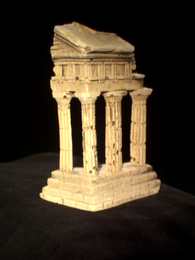
%> input picture exercise6/data/im1.png, 195 x 260 px, shrunk from 480 x 640 before the run
$ octave task3.m   (GNU Octave 9; MATLAB toolbox functions it lacks are replaced by stand-ins)
%> lines starting %> are read from the running program, lines starting %| are printed output that depends on the picture
### exercise6/matlab/eight_point.m
function F = eight_point(uv1, uv2)
    % Given n >= 8 point matches, (u1 v1) <-> (u2 v2), compute the
    % fundamental matrix F that satisfies the equations
    %
    %     (u2 v2 1)^T * F * (u1 v1 1) = 0
    %
    % Args:
    %     uv1: (n x 2 array) Pixel coordinates in image 1.
    %     uv2: (n x 2 array) Pixel coordinates in image 2.
    %
    % Returns:
    %     F:   (3 x 3 matrix) Fundamental matrix mapping points in image 1
    %          to lines in image 2.
    %
    % See HZ Ch. 11.2: The normalized 8-point algorithm (p.281).

    % todo: Compute Fx
    [uv1_n, T1] = normalize_points(uv1);
    [uv2_n, T2] = normalize_points(uv2);
    n = size(uv1,1);
    A = zeros([n, 9]);
    for i=1:n
        A(i, :) = [uv2_n(i,1)*uv1_n(i,1) uv2_n(i,1)*uv1_n(i,2) uv2_n(i,1) uv2_n(i,2)*uv1_n(i,1) uv2_n(i,2)*uv1_n(i,2) uv2_n(i,2) uv1_n(i,1) uv1_n(i,2) 1];
    end
    [~,~,V] = svd(A);
    f = V(:,9);
    F = reshape(f, [3,3])';
    %F = zeros([3,3]);
    F = closest_fundamental_matrix(F);
    F = T2'*F*T1;
end

%One finds least square solution (not unique) because rank is not exactly 8
function F = closest_fundamental_matrix(F)
    % Computes the closest fundamental matrix in the sense of the
    % Frobenius norm. See HZ, Ch. 11.1.1 (p.280).
    [U,S,V] = svd(F);
    F = U*diag([S(1,1), S(2,2), 0])*V';
    % todo: Compute closest matrix
end

### exercise6/matlab/choose_solution.m
function [R,t] = choose_solution(uv1, uv2, K1, K2, Rts)
    % Chooses among the rotation and translation solutions Rts
    % the one which gives the most points in front of both cameras.

    % todo: Choose the correct solution
    num_visible = zeros(1,size(Rts,3));
    for i=1:size(Rts, 3)
        R = Rts(1:3,1:3,i);
        t = Rts(1:3,4,i);
        [P1,P2] = camera_matrices(K1, K2, R, t);
        for j=1:size(uv1,1)
            X1 = linear_triangulation(uv1(j,:), uv2(j,:), P1, P2);
            X2 = R*X1 + t;
            if X1(3) > 0 && X2(3) > 0
                num_visible(i) = num_visible(i) + 1;
            end
        end
    end
    [N,i] = max(num_visible);
    fprintf('Choosing solution %d (%d points visible).\n', i, N);
    R = Rts(1:3,1:3,i);
    t = Rts(1:3,4,i);
end

### exercise6/matlab/epipolar_match.m
function uv2 = epipolar_match(I1, I2, F, uv1)
    % For each point in uv1, finds the matching point in image 2 by
    % an epipolar line search.
    %
    % Args:
    %     I1:  (H x W matrix) Grayscale image 1
    %     I2:  (H x W matrix) Grayscale image 2
    %     F:   (3 x 3 matrix) Fundamental matrix mapping points in image 1 to lines in image 2
    %     uv1: (n x 2 array) Points in image 1
    %
    % Returns:
    %     uv2: (n x 2 array) Best matching points in image 2.
    %
    % Tips:
    % - Image indices must always be integer.
    % - Use round(x) to convert x to an integer.
    % - Use rgb2gray to convert images to grayscale.
    % - Skip points that would result in an invalid access.
    % - Use I(v-w : v+w+1, u-w : u+w) to extract a window of half-width w around (v,u).
    % - Use the sum(..., 'all') function.

    % todo: Compute uv2
    uv2 = zeros(size(uv1));

    w = 10; % Cloud that is checked will be +-10 pixels up/down
    for i=1:size(uv1,1)
        u1 = round(uv1(i,1));
        v1 = round(uv1(i,2));
        if u1 <= w || v1 <= w || u1 >= size(I1,2)-w || v1 >= size(I1,1)-w %Checking if outside (most likely not)
            continue
        end
        l = F*[u1 v1 1]';
        W1 = I1(v1-w:v1+w, u1-w:u1+w); %Find window in Im1 that we can check
        best_err = inf;
        best_u2 = w;
        for u2=w+1:size(I2,2)-w
            v2 = round(-(l(3) + u2*l(1))/l(2));
            if v2 <= w || v2 >= size(I2,1)-w % if outside
                continue
            end
            W2 = I2(v2-w:v2+w, u2-w:u2+w);
            err = sum(abs(W1 - W2), 'all');
            if err < best_err
                best_err = err;
                best_u2 = u2;
            end
        end

        uv2(i,1) = best_u2;
        uv2(i,2) = -(l(3) + best_u2*l(1))/l(2);
    end
end

### exercise6/matlab/linear_triangulation.m
function X = linear_triangulation(uv1, uv2, P1, P2)
    % Compute the 3D position of a point from 2D correspondences.
    %
    % Args:
    %    uv1:    2D projection of the point in image 1
    %    uv2:    2D projection of the point in image 2
    %    P1:     Projection matrix with shape 3 x 4 for image 1
    %    P2:     Projection matrix with shape 3 x 4 for image 2
    %
    % Returns:
    %    X:      3D coordinates of point in the camera frame of image 1
    %            (not homogeneous!)
    %
    % See HZ Ch. 12.2: Linear triangulation methods (p312)

    % todo: Compute X
    A = zeros(4);
    A(1,:) = uv1(1)*P1(3,:) - P1(1,:);
    A(2,:) = uv1(2)*P1(3,:) - P1(2,:);
    A(3,:) = uv2(1)*P2(3,:) - P2(1,:);
    A(4,:) = uv2(2)*P2(3,:) - P2(2,:);
    [~,~,V] = svd(A);
    X_tilde = V(:,4);
    X = X_tilde(1:3)/X_tilde(4);
end

### exercise6/matlab/camera_matrices.m
function [P1,P2] = camera_matrices(K1, K2, R, t)
    % Computes the projection matrix for camera 1 and camera 2.
    %
    % Args:
    %     K1,K2: (3x3 matrix) Intrinsic matrix for camera 1 and camera 2.
    %     R,t: The rotation and translation mapping points in camera 1 to points in camera 2.
    %
    % Returns:
    %     P1,P2: The projection matrices with shape 3x4.

    % todo: Compute the correct matrices
    P1 = K1*[1 0 0 0; 0 1 0 0; 0 0 1 0];
    P2 = K2*[R t];
end

### exercise6/matlab/essential_from_fundamental.m
function E = essential_from_fundamental(F, K1, K2)
    % Computes the essential matrix from F.
    %
    % See HZ Ch. 9.6 (p257): Formula 9.12.
    %
    %   Args:
    %       F:  Fundamental Matrix
    %       K1: Intrinsic matrix for camera 1
    %       K2: Intrinsic matrix for camera 2
    %
    %   Returns:
    %       E:  Essential Matrix

    % todo: Compute E
    E = K1'*F*K2;
end

### exercise6/matlab/motion_from_essential.m
function [Rts] = motion_from_essential(E)
    % Computes the four possible decompositions of E into
    % a relative rotation and translation.
    % See HZ Ch. 9.7 (p259): Result 9.19

    [U,~,V] = svd(E);

    % Make sure we return rotation matrices with det(R) == 1
    if det(U) < 0
        U = -U;
    end
    if det(V) < 0
        V = -V;
    end

    W = [0 -1 0 ; +1 0 0 ; 0 0 1];
    R1 = U*W*V';
    R2 = U*W'*V';
    t1 = U(:,3);
    t2 = -U(:,3);
    Rts = zeros(3,4,4);
    Rts(:,:,1) = [R1 t1];
    Rts(:,:,2) = [R1 t2];
    Rts(:,:,3) = [R2 t1];
    Rts(:,:,4) = [R2 t2];
end

### exercise6/matlab/show_point_cloud.m
function show_point_cloud(X, my_xlim, my_ylim, my_zlim)
    % Creates a mouse-controllable 3D plot of the input points.

    % This could be changed to use scatter if you want to
    % provide a per-point color. Otherwise, the plot function
    % is much faster.
    plot3(X(:,1), X(:,3), X(:,2), '.');

    grid on;
    box on;
    axis equal;
    axis vis3d;
    camproj perspective;
    ylim(my_zlim);
    xlim(my_xlim);
    zlim(my_ylim);
    set(gca, 'ZDir', 'reverse');
    xlabel('X');
    ylabel('Z');
    zlabel('Y');
end

### exercise6/matlab/normalize_points.m
function [pts_n, T] = normalize_points(pts)
    % Computes a normalizing transformation of the points such that
    % the points are centered at the origin and their mean distance from
    % the origin is equal to sqrt(2).
    %
    % See HZ, Ch. 4.4.4: Normalizing transformations (p107).
    %
    % Args:
    %     pts:    Input 2D point array of shape n x 2
    %
    % Returns:
    %     pts_n:  Normalized 2D point array of shape n x 2
    %     T:      The normalizing transformation in 3x3 matrix form, such
    %             that for a point (x,y), the normalized point (x',y') is
    %             found by multiplying T with the point:
    %
    %                 |x'|       |x|
    %                 |y'| = T * |y|
    %                 |1 |       |1|

    % todo: Compute pts_n and T


    % From Lecture 7 slide 47
    center = mean(pts);
    dist = mean(vecnorm(pts - center, 2, 2));
    scale = sqrt(2)/dist;
    pts_n = (pts - center)*scale;
    T = [scale 0     -center(1)*scale ;
         0     scale -center(2)*scale ;
         0     0          1      ];
end

### exercise6/matlab/task3.m
clc; clf; clear;
matches = load('../data/matches.txt');
uv1 = matches(:,1:2);
uv2 = matches(:,3:4);

I1 = im2double(imread('../data/im1.png'));
I2 = im2double(imread('../data/im2.png'));
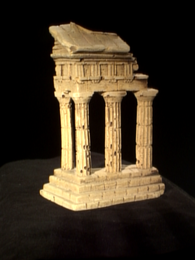
%> input picture exercise6/data/im2.png, 195 x 260 px, shrunk from 480 x 640 before the run
K1 = load('../data/K1.txt');
K2 = load('../data/K2.txt');

F = eight_point(uv1, uv2);
E = essential_from_fundamental(F, K1, K2);
Rts = motion_from_essential(E);
[R,t] = choose_solution(uv1, uv2, K1, K2, Rts);
[P1,P2] = camera_matrices(K1, K2, R, t);

% Uncomment for task 4b
uv1 = load('../data/goodPoints.txt');
uv2 = epipolar_match(rgb2gray(I1), rgb2gray(I2), F, uv1);
%> after the loop in epipolar_match, `for i=1:size(uv1,1)`: uv2 = 2427 rows, first 12: [160 55.54; 160 53.52; 160 52.5; 160 52.45; 0 0; 0 0; 167 59.82; 167 58.77; 167 58.71; 167 57.62; 167 57.61; 160 56.52]

n = size(uv1,1);
X = zeros([n,3]);
for i=1:size(uv1,1)
    X(i,:) = linear_triangulation(uv1(i,:), uv2(i,:), P1, P2);
end
%> this loop made 2427 passes
%> (X_tilde in linear_triangulation, X in linear_triangulation) on passes 1 to 3: ([0.0798; 0.121; -0.953; -0.265], [-0.301; -0.455; 3.59]), ([0.0779; 0.122; -0.953; -0.267], [-0.292; -0.456; 3.57]), ([0.0766; 0.122; -0.953; -0.268], [-0.286; -0.457; 3.55])
%> after the loop, X = 2427 rows, first 12: [-0.301 -0.455 3.59; -0.292 -0.456 3.57; -0.286 -0.457 3.55; -0.274 -0.452 3.52; -0.186 -0.364 2.49; -0.178 -0.36 2.48; -0.368 -0.474 3.83; -0.355 -0.472 3.79; -0.342 -0.468 3.76; -0.319 -0.462 3.69; -0.316 -0.461 3.68; -0.298 -0.451 3.59]


show_point_cloud(X, [-0.6, +0.6], [-0.6, +0.6], [3, 4.2]);
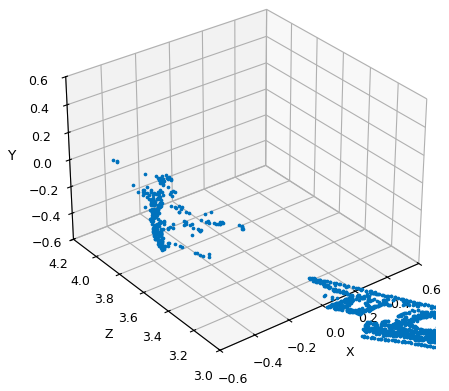
%> figure redrawn from the program's plot data
